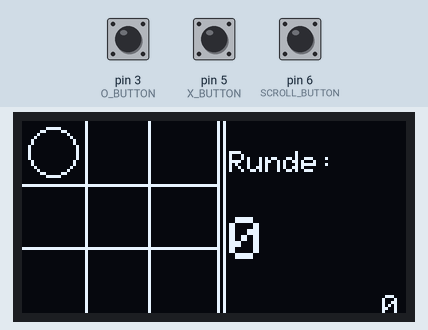
A sketch run on a simulated Arduino Uno, built with avr-gcc and run on an emulated ATmega328P. Parts: 128×64 one-colour display. Inputs (shaded band) come from the test bench; at power-on: pin 3 (O_BUTTON) HIGH, pin 5 (X_BUTTON) HIGH, pin 6 (SCROLL_BUTTON) HIGH. The display library's start-up logo is not drawn.

Above: at 5.2 s.
5.3 s: pin 3 (O_BUTTON) pulled LOW for 0.15 s
At 6.2 s:
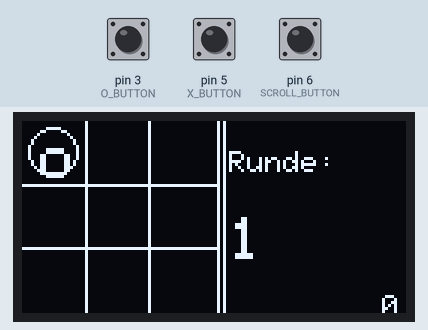
7.0 s: pin 5 (X_BUTTON) pulled LOW for 0.15 s
At 7.5 s:
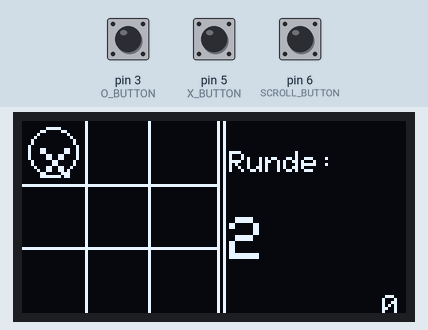
8.7 s: pin 6 (SCROLL_BUTTON) pulled LOW for 0.15 s
At 10.0 s:
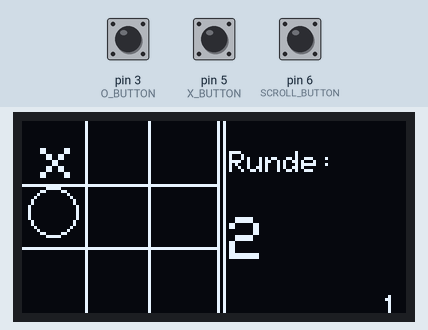
10.4 s: pin 3 (O_BUTTON) pulled LOW for 1 s
At 12.5 s:
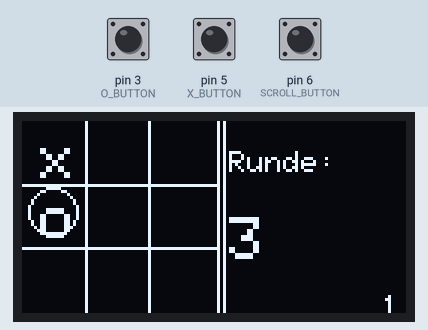
12.9 s: pin 5 (X_BUTTON) pulled LOW for 1 s
At 14.4 s:
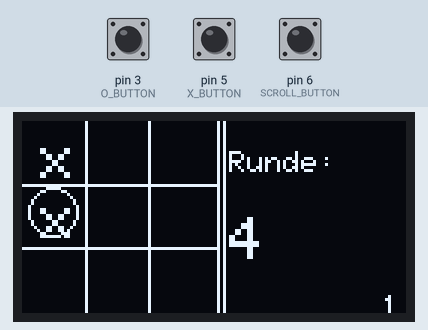
15.4 s: pin 6 (SCROLL_BUTTON) pulled LOW for 1 s
At 17.5 s:
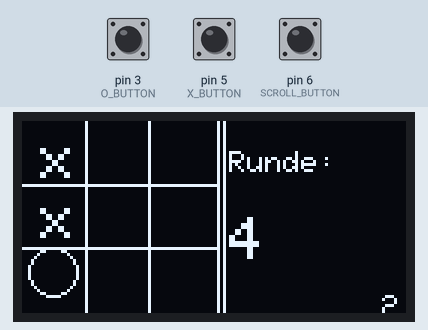
Timing chart, 0 to 18.9 s (numbered marks = the images above; inputs shaded):
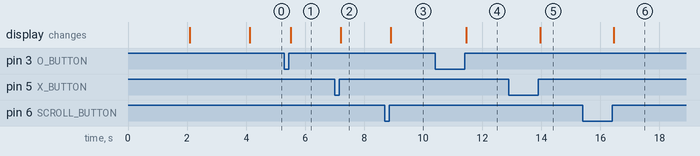

Measured:
- after the input at 5.3 s, the display: changes after 0.21 s (image 1)
- after the input at 7.0 s, the display: changes after 0.21 s (image 2)
- after the input at 8.7 s, the display: changes after 0.21 s (image 3)
- after the input at 10.4 s, the display: changes after 1.1 s (image 4)
- after the input at 12.9 s, the display: changes after 1.1 s (image 5)
- after the input at 15.4 s, the display: changes after 1.1 s (image 6)

The sketch:

TicTacToe.ino
```cpp
#include <Adafruit_GFX.h>
#include <Adafruit_SSD1306.h>

#define X_BUTTON 5
#define O_BUTTON 3
#define SCROLL_BUTTON 6

#define XPOS_OFFSET 4
#define YPOS_OFFSET 5

#define OLED_RESET 4
Adafruit_SSD1306 display(OLED_RESET);

int theRound = 0;
unsigned long lastDebounceTime;
int debounceDelay = 50;

String board[9];

int coordinates[9][2] = {
  {((display.width() / 2) / 6) - XPOS_OFFSET, ((display.width() / 2) / 6) - YPOS_OFFSET},
  {((display.width() / 2) / 6) - XPOS_OFFSET, ((display.width() / 2) / 6) * 3 - YPOS_OFFSET},
  {((display.width() / 2) / 6) - XPOS_OFFSET, ((display.width() / 2) / 6) * 5 - YPOS_OFFSET},

  {((display.width() / 2) / 6) * 3 - XPOS_OFFSET, ((display.width() / 2) / 6) - YPOS_OFFSET},
  {((display.width() / 2) / 6) * 3 - XPOS_OFFSET, ((display.width() / 2) / 6) * 3 - YPOS_OFFSET},
  {((display.width() / 2) / 6) * 3 - XPOS_OFFSET, ((display.width() / 2) / 6) * 5 - YPOS_OFFSET},

  {((display.width() / 2) / 6) * 5 - XPOS_OFFSET, ((display.width() / 2) / 6) - YPOS_OFFSET},
  {((display.width() / 2) / 6) * 5 - XPOS_OFFSET, ((display.width() / 2) / 6) * 3 - YPOS_OFFSET},
  {((display.width() / 2) / 6) * 5 - XPOS_OFFSET, ((display.width() / 2) / 6) * 5 - YPOS_OFFSET}
};
int coStep = 0;

void setup() {
  // put your setup code here, to run once:

  Serial.begin(9600);

  // by default, we'll generate the high voltage from the 3.3v line internally! (neat!)
  display.begin(SSD1306_SWITCHCAPVCC, 0x3C);  // initialize with the I2C addr 0x3D (for the 128x64);

  pinMode(X_BUTTON, INPUT_PULLUP);
  pinMode(O_BUTTON, INPUT_PULLUP);
  pinMode(SCROLL_BUTTON, INPUT_PULLUP);

  display.display();
  delay(2000);

  display.clearDisplay();
  display.setTextColor(WHITE, BLACK);
  display.setCursor(0, 0);
  display.println("Display Init");
  display.display();
  delay(2000);

  display.clearDisplay();

}

void loop() {
  // put your main code here, to run repeatedly:

  display.clearDisplay();

  drawGrid();
  drawRound();
  drawField();

  display.setCursor(120, 58);
  display.println(coStep);

  button_press_x();
  button_press_o();
  button_press_scroll();

  display.display();

  if (win_check() >= 0){
    draw_win();
  }
}

void draw_win(){

  display.clearDisplay();
  display.setCursor(20, 20);
  display.setTextSize(2);
  if (win_check() == 0) {
    display.println("O wins");
  } else {
    display.println("X wins");
  }

  display.display();

  delay(10000);
}

// result -1: no winner
// result 0: o wins
// result 1: x wins
int win_check() {
  int winner = -1;
  // rows
  for (int i = 0; i < 8; i = i + 3) {
    if (board[i] == "x" and board[i + 1] == "x" and board[i + 2] == "x") {
      return 1;
    }

    if (board[i] == "o" and board[i + 1] == "o" and board[i + 2] == "o") {
      return 0;
    }
  }

  // columns
  for (int i = 0; i < 3; i++) {
    if (board[i] == "x" and board[i + 3] == "x" and board[i + 6] == "x") {
      return 1;
    }

    if (board[i] == "o" and board[i + 3] == "o" and board[i + 6] == "o") {
      return 0;
    }
  }

  // diag 1
  if (board[0] == "x" and board[4] == "x" and board[8] == "x") {
    return 1;
  }
  if (board[0] == "o" and board[4] == "o" and board[8] == "o") {
    return 0;
  }

  // diag 2
  if (board[2] == "x" and board[4] == "x" and board[6] == "x") {
    return 1;
  }
  if (board[2] == "o" and board[4] == "o" and board[6] == "o") {
    return 0;
  }

  return -1;
}

void button_press_x() {
  if (digitalRead(X_BUTTON) == LOW) {
    lastDebounceTime = millis();

    // ------------
    board[coStep] = "x";
    theRound++;

    while (digitalRead(X_BUTTON) == LOW or millis() - lastDebounceTime < debounceDelay);
  }
}

void button_press_o() {
  if (digitalRead(O_BUTTON) == LOW) {
    lastDebounceTime = millis();

    // ------------
    board[coStep] = "o";
    theRound++;

    while (digitalRead(O_BUTTON) == LOW or millis() - lastDebounceTime < debounceDelay);
  }
}

void button_press_scroll() {
  if (digitalRead(SCROLL_BUTTON) == LOW) {
    lastDebounceTime = millis();

    // ------------
    if (coStep == 8) {
      coStep = 0;
    } else {
      coStep++;
    }

    while (digitalRead(SCROLL_BUTTON) == LOW or millis() - lastDebounceTime < debounceDelay);
  }
}

void drawRound() {
  display.setCursor(display.height() + 5, 10);
  display.setTextSize(1);
  display.println("Runde:");

  display.setCursor(display.height() + 5, display.height() / 2);
  display.setTextSize(2);
  display.println(theRound);
}

void drawGrid() {
  display.drawLine((display.width() / 6) * 2, 0, (display.width() / 6) * 2, display.height(), WHITE);
  display.drawLine((display.width() / 6), 0, (display.width() / 6), display.height(), WHITE);

  display.drawLine(0, (display.height() / 3) * 2, display.height(), (display.height() / 3) * 2, WHITE);
  display.drawLine(0, display.height() / 3, display.height(), display.height() / 3, WHITE);

  display.drawLine(display.height() + 1, 0, display.height() + 1, display.height(), WHITE);
  display.drawLine(display.height() + 3, 0, display.height() + 3, display.height(), WHITE);
}

void drawField() {
  for (int i = 0; i < 9; i++) {
    display.setCursor(coordinates[i][0], coordinates[i][1]);

    display.setTextSize(2);
    display.println(board[i]);
    display.setTextSize(1);


    if (i == coStep) {
      display.drawCircle(coordinates[i][0] + XPOS_OFFSET, coordinates[i][1] + YPOS_OFFSET, 8, WHITE);
    }
  }
}
```
